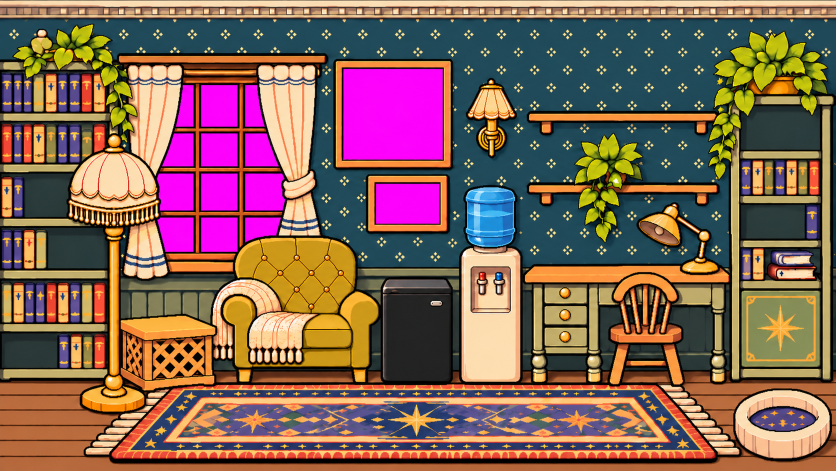
#> input picture art_src/room2/room.png, 1672 x 941 px, found by its file name (shown at 1/2 size)
$ python curtain_tint.py
#> lines starting #> are read from the running program, lines starting #| are printed output that depends on the picture; after the words box and inside, x2 and y2 are one past the last pixel; in counts of white or black regions, pixels touching at a corner belong together
#!/usr/bin/env python3
"""movieroom/room_curtains.png: only the tied-back curtains that are painted into the movie room's picture, cut out so a chosen
curtain colour can be laid over them and nothing else (Jackie, Nov 27: "switching curtain colors also colors things around it":
the colour had been laid over the whole rectangle the curtains hang in, rail, screen frame and shelf edges included).
The curtains are the two big red shapes inside that rectangle; their dark fold lines are kept with them. Nothing is drawn.
Run: python3 tools/curtain_tint.py"""
import os
import numpy as np,scipy.ndimage as nd
from PIL import Image
ROOT=os.path.dirname(os.path.dirname(os.path.abspath(__file__)));BOX=(366,98,1306,602) # MV.curtain in js/movieroom.js
def main():
    a=np.asarray(Image.open(os.path.join(ROOT,'movieroom','room.png')).convert('RGBA'));r,g,b,al=[a[...,i].astype(int) for i in range(4)]
#> after `r, g, b, al = [a[..., i].astype(int) for i in range(4)]`: al: shape (941, 1672) int64; every value is 255
    red=(al>0)&(r>70)&(g<r*.42)&(b<r*.42);x0,y0,x1,y1=BOX;inbox=np.zeros(red.shape,bool);inbox[y0:y1,x0:x1]=True;red&=inbox
#> after `red = (al > 0) & (r > 70) & (g < r * 0.42) & (b < r * 0.42)`: red: shape (941, 1672) bool; 3.3% white; 1240 white regions (1039 under 20 px), largest, box (x1, y1, x2, y2) and area: (223, 892, 1431, 918) 11962, (188, 565, 211, 645) 1519, (1331, 808, 1420, 896) 1419
#> after `red &= inbox`:
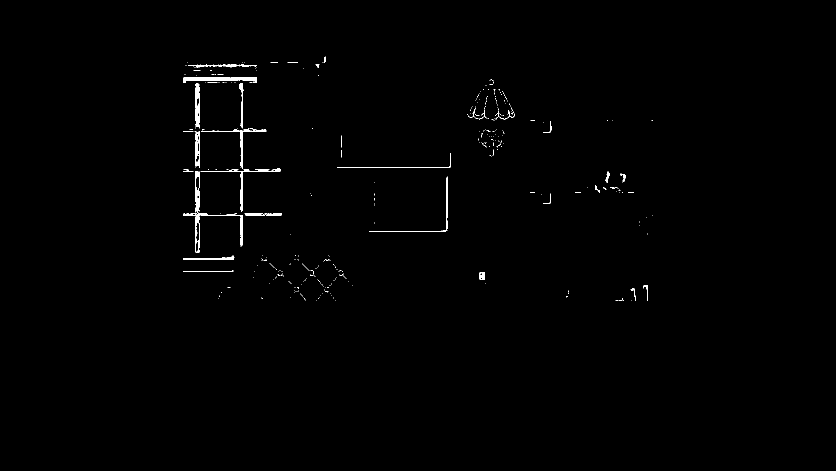
#> red: shape (941, 1672) bool (shown at 1/2 size); 0.54% white; 346 white regions (312 under 20 px), largest, box (x1, y1, x2, y2) and area: (366, 342, 486, 506) 1200, (367, 155, 514, 166) 942, (402, 258, 533, 337) 596
    lab,n=nd.label(nd.binary_closing(red,iterations=3));sz=nd.sum(red,lab,range(1,n+1));keep=np.isin(lab,[i+1 for i in np.argsort(sz)[::-1][:2]])
#> after `lab, n = nd.label(nd.binary_closing(red, iterations=3))`: lab: shape (941, 1672) int32; 410 distinct labels, from 0 to 409
#> after `lab, n = nd.label(nd.binary_closing(red, iterations=3))`: n = 409
#> after `sz = nd.sum(red, lab, range(1, n + 1))`: sz = 409 values, max 2940 at index 28, min 0 at index 36, mean 20.58
#> after `keep = np.isin(lab, [i + 1 for i in np.argsort(sz)[::-1][:2]])`: keep: shape (941, 1672) bool; 0.33% white; 2 white regions, box (x1, y1, x2, y2) and area: (366, 166, 562, 506) 3842, (367, 149, 514, 166) 1330
    m=nd.binary_fill_holes(keep)&(al>0)&inbox&(red|(r+g+b<150)) # the red cloth and its dark fold lines, nothing orange or gold
#> m: shape (941, 1672) bool; 0.26% white; 35 white regions (29 under 20 px), largest, box (x1, y1, x2, y2) and area: (366, 338, 486, 506) 1346, (367, 149, 514, 166) 1042, (402, 258, 533, 337) 603, (481, 336, 562, 424) 592, (479, 166, 487, 257) 356, (415, 164, 435, 166) 32
    out=a.copy();out[~m]=0
#> after `out[~m] = 0`:
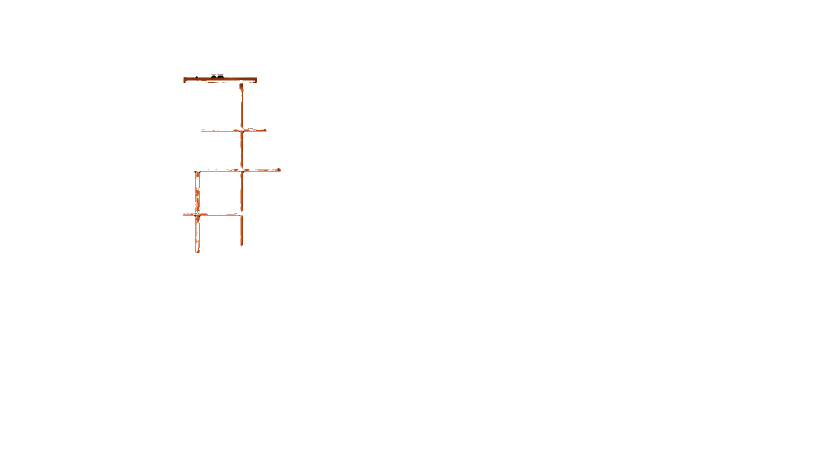
#> out: shape (941, 1672, 4) (shown at 1/2 size); mean R, G, B, A 0.4, 0.2, 0, 0.7; transparent parts drawn white
    Image.fromarray(out,'RGBA').save(os.path.join(ROOT,'movieroom','room_curtains.png'),optimize=True);ys,xs=np.where(m);print('curtain pixels',int(m.sum()),'from',xs.min(),ys.min(),'to',xs.max(),ys.max(),'sizes',sorted(sz)[-3:])
#> after `ys, xs = np.where(m)`: ys = 4072 values from 149 to 505; xs = 4072 values, max 561 at index 2214, min 366 at index 3292, mean 452.3
#| curtain pixels 4072 from 366 149 to 561 505 sizes [517.0, 1006.0, 2940.0]
def closed():
    """movieroom/curtain_cloth.png: the cloth of the closed curtains alone, without the orange frame at their edges, so the chosen
    colour is laid over the cloth and not the frame (Jackie, Nov 27: "The bleeding colors in the curtain are srill a problem with
    they are closed"). Everything inside the outline of the red cloth is kept; nothing is drawn."""
    a=np.asarray(Image.open(os.path.join(ROOT,'movieroom','curtain_closed.png')).convert('RGBA'));r,g,b,al=[a[...,i].astype(int) for i in range(4)]
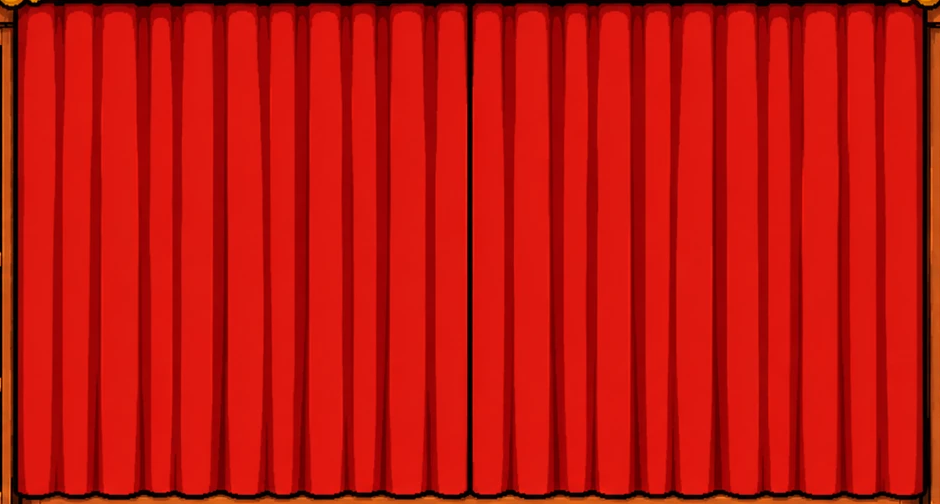
#> input picture movieroom/curtain_closed.png, 940 x 504 px
#> in closed, a is the input picture: shape (504, 940, 4); mean R, G, B, A 192.5, 18.9, 11.7, 255
#> after `r, g, b, al = [a[..., i].astype(int) for i in range(4)]`: al: shape (504, 940) int64; every value is 255
    red=(al>0)&(r>70)&(g<r*.42)&(b<r*.42);lab,n=nd.label(nd.binary_closing(red,iterations=3));sz=nd.sum(red,lab,range(1,n+1));keep=np.isin(lab,[i+1 for i,s in enumerate(sz) if s>5000])
#> after `red = (al > 0) & (r > 70) & (g < r * 0.42) & (b < r * 0.42)`: red: shape (504, 940) bool; 94.7% white; 58 black regions (38 under 20 px), largest, box (x1, y1, x2, y2) and area: (0, 0, 940, 504) 23208, (931, 132, 939, 294) 339, (931, 33, 940, 94) 244
#> after `lab, n = nd.label(nd.binary_closing(red, iterations=3))`:
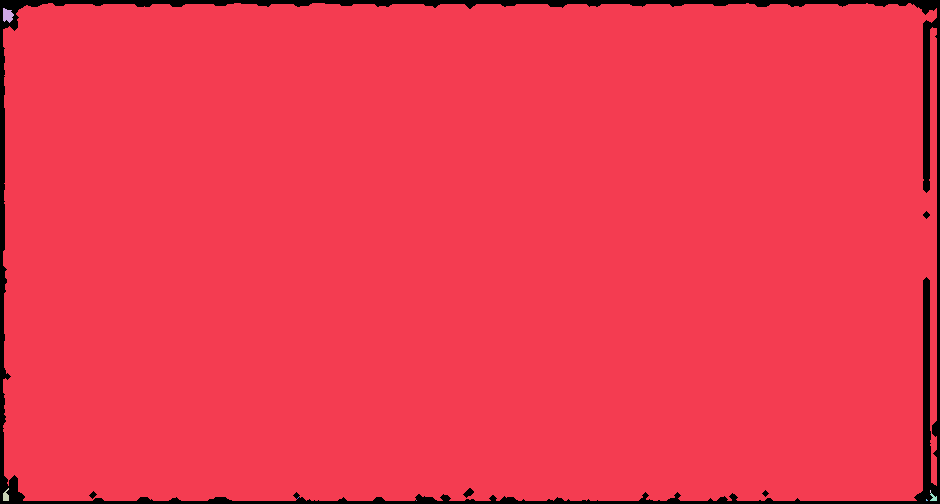
#> lab: shape (504, 940) int32; 10 distinct labels, from 0 to 9; one colour per label, 0 black
#> after `lab, n = nd.label(nd.binary_closing(red, iterations=3))`: n = 9
#> after `sz = nd.sum(red, lab, range(1, n + 1))`: sz = [446676, 101, 22, 3, 9, 1, 0, 2, 1]
#> after `keep = np.isin(lab, [i + 1 for i, s in enumerate(sz) if s > 5000])`: keep: shape (504, 940) bool; 96.7% white; 5 black regions, box (x1, y1, x2, y2) and area: (0, 0, 940, 504) 15704, (463, 488, 474, 498) 58, (923, 211, 930, 219) 32, (89, 491, 97, 499) 32, (762, 490, 769, 497) 25
    m=nd.binary_fill_holes(keep)&(al>0);orange=(g-b>r*.2)&(r>90);m&=~orange;m=nd.binary_opening(m,iterations=2) # the frame's orange (more green in it than the cloth's red has) never counts as cloth, and specks left at the edge go too # the frame's orange never counts as cloth, even where the cloth's outline closes round a bit of it
#> after `m = nd.binary_fill_holes(keep) & (al > 0)`: m: shape (504, 940) bool; 96.7% white; 1 black region, box (x1, y1, x2, y2) and area: (0, 0, 940, 504) 15704
#> after `orange = (g - b > r * 0.2) & (r > 90)`:
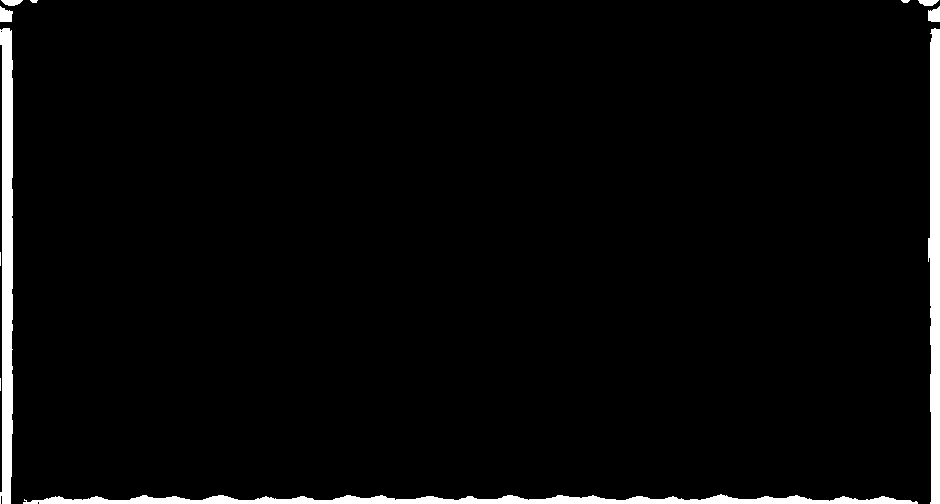
#> orange: shape (504, 940) bool; 3.3% white; 11 white regions (3 under 20 px), largest, box (x1, y1, x2, y2) and area: (23, 494, 918, 504) 5297, (0, 28, 13, 504) 5073, (928, 28, 940, 504) 4651
#> after `m &= ~orange`:
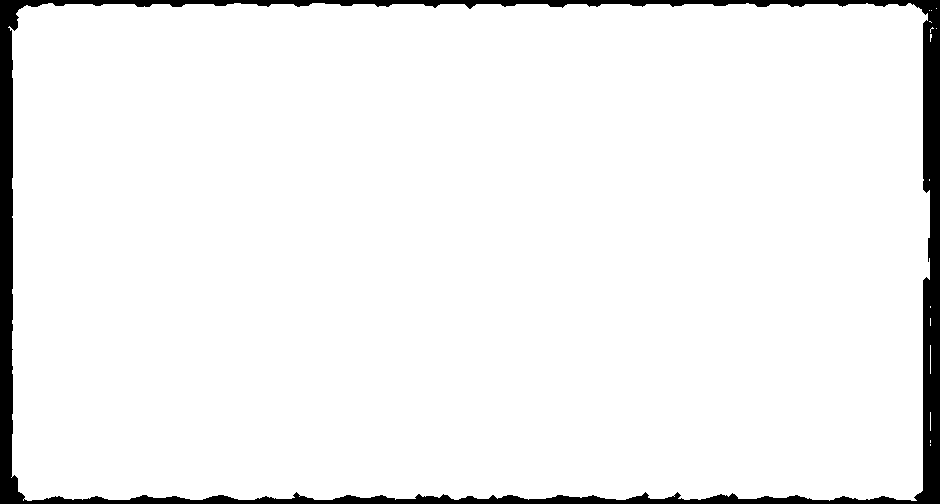
#> m: shape (504, 940) bool; 94.8% white; 1 black region, box (x1, y1, x2, y2) and area: (0, 0, 940, 504) 24497
#> after `m = nd.binary_opening(m, iterations=2)`: m: shape (504, 940) bool; 94.8% white; 1 black region, box (x1, y1, x2, y2) and area: (0, 0, 940, 504) 24665
    out=a.copy();out[~m]=0;Image.fromarray(out,'RGBA').save(os.path.join(ROOT,'movieroom','curtain_cloth.png'),optimize=True);print('closed cloth pixels',int(m.sum()),'of',m.size,'left out',int((~m).sum()))
#> after `out[~m] = 0`:
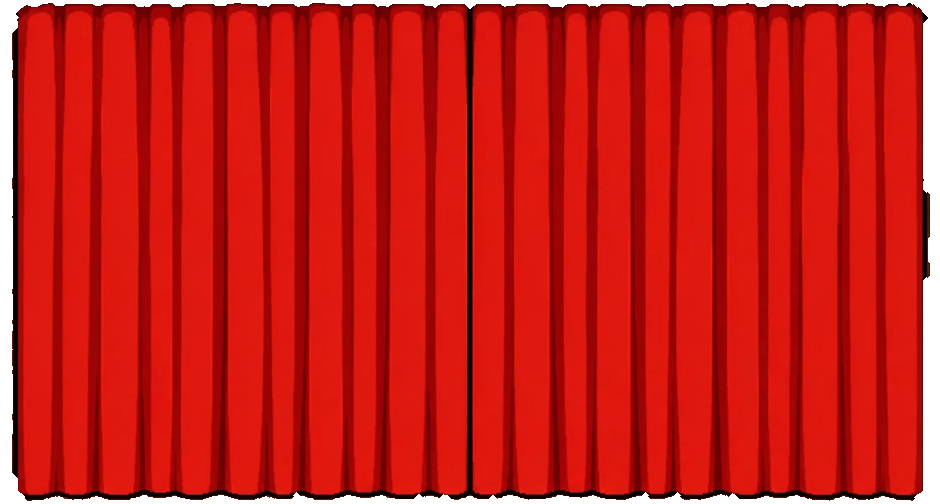
#> out: shape (504, 940, 4); 5.21% of pixels changed, all inside (x1, y1, x2, y2) = (0, 0, 940, 504); transparent parts drawn white
#| closed cloth pixels 449095 of 473760 left out 24665
if __name__=='__main__':main();closed()
